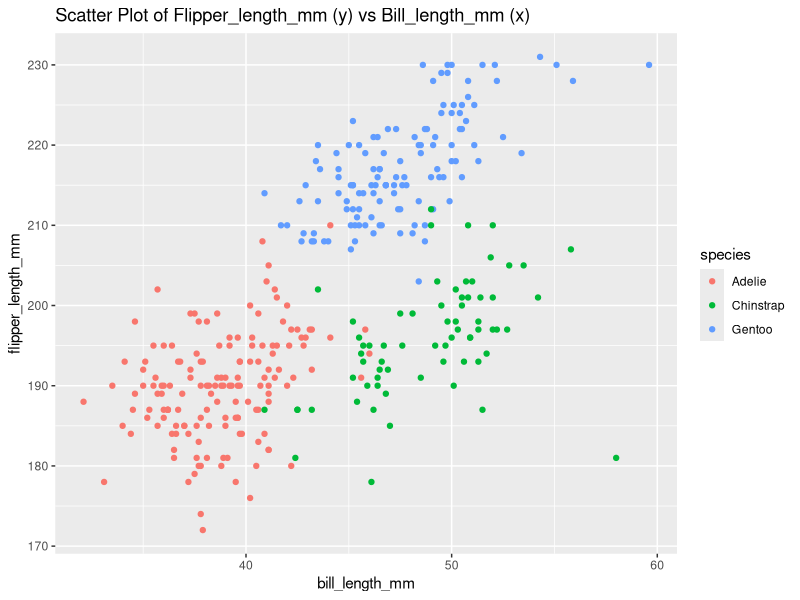

Source code (R):
## ---- chunk 1
data("penguins", package = "palmerpenguins") 
## ---- chunk 2
library(ggplot2)
firstScatterPlot = ggplot(data = penguins, aes(x = bill_length_mm, y = flipper_length_mm, colour = species))+
  geom_point(na.rm = TRUE)+
  labs(title = "Scatter Plot of Flipper_length_mm (y) vs Bill_length_mm (x)")
## ---- chunk 3
ggsave("Scatter Plot of Flipper_length_mm (y) vs Bill_length_mm (x).jpg", plot = firstScatterPlot)
## ---- chunk 4
library(tidyverse)
set.seed(42)
randomSample = rnorm(10)
logicVector = randomSample>0
charVector = sample(letters, 10, replace = TRUE)
factorVector =  factor(sample(c("low", "mid", "high"), 10, replace = TRUE))
df = data.frame(randomSample, logicVector, charVector, factorVector)
df
## ---- chunk 5
mean_randomSample = mean(df %>% pull(randomSample))
mean_logicVector = mean(df %>% pull(logicVector))
mean_charVector = try(mean(df %>% pull(charVector)), silent = TRUE) 
mean_factorVector = try(mean(df %>% pull(factorVector)), silent = TRUE) 

# output the result
print(mean_randomSample)
print(mean_logicVector)
print(mean_charVector)
print(mean_factorVector)
## ---- chunk 6
numeric_logical = try(as.numeric(df %>% pull(logicVector)), silent = TRUE)
numeric_character = try(as.numeric(df %>% pull(charVector)), silent = TRUE)
numeric_factor = try(as.numeric(df %>% pull(factorVector)), silent = TRUE)

# output the result
print(numeric_logical)
print(numeric_character)
print(numeric_factor)
